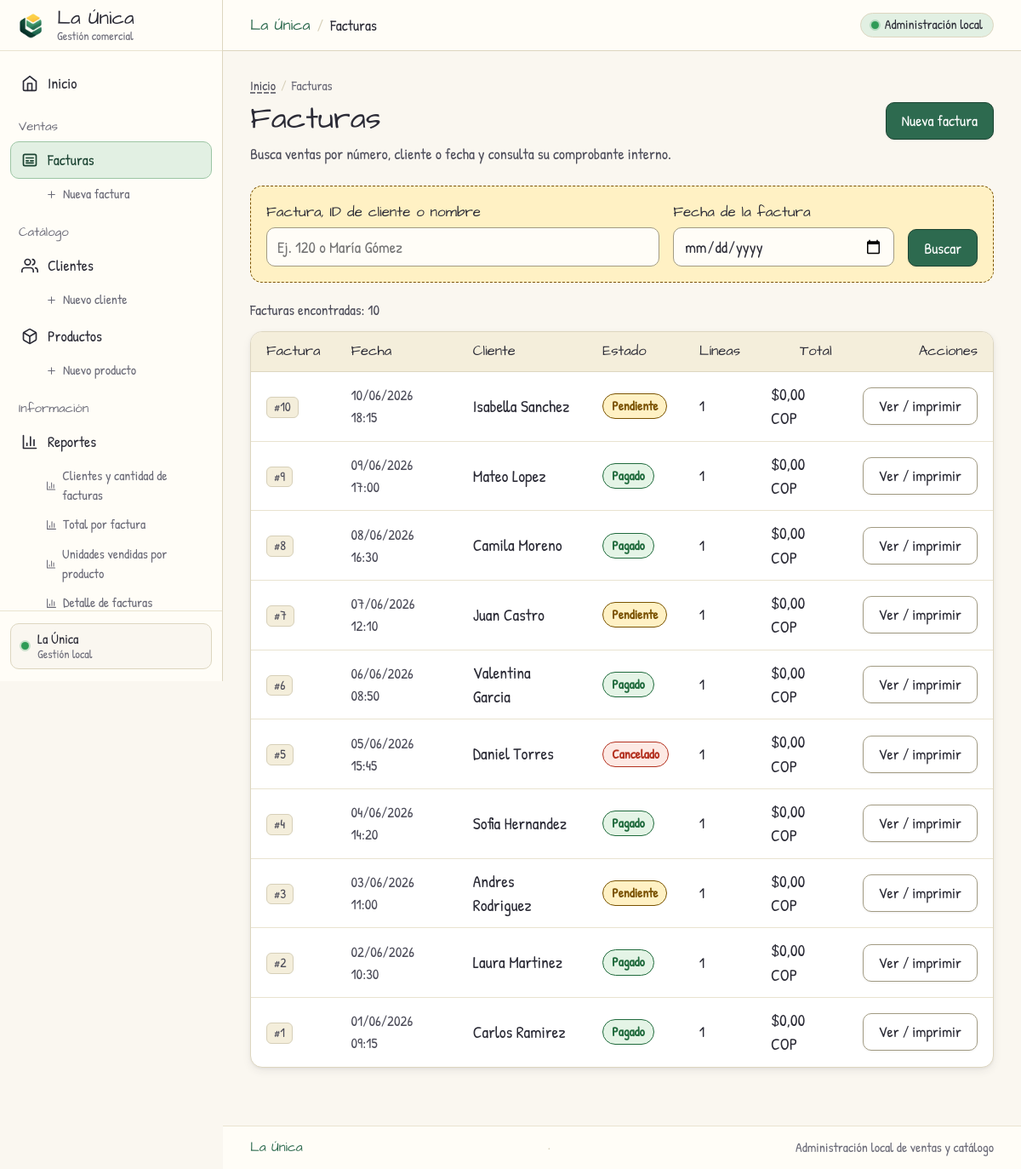
The app's page /php/facturas/ver_facturas.php, older data.
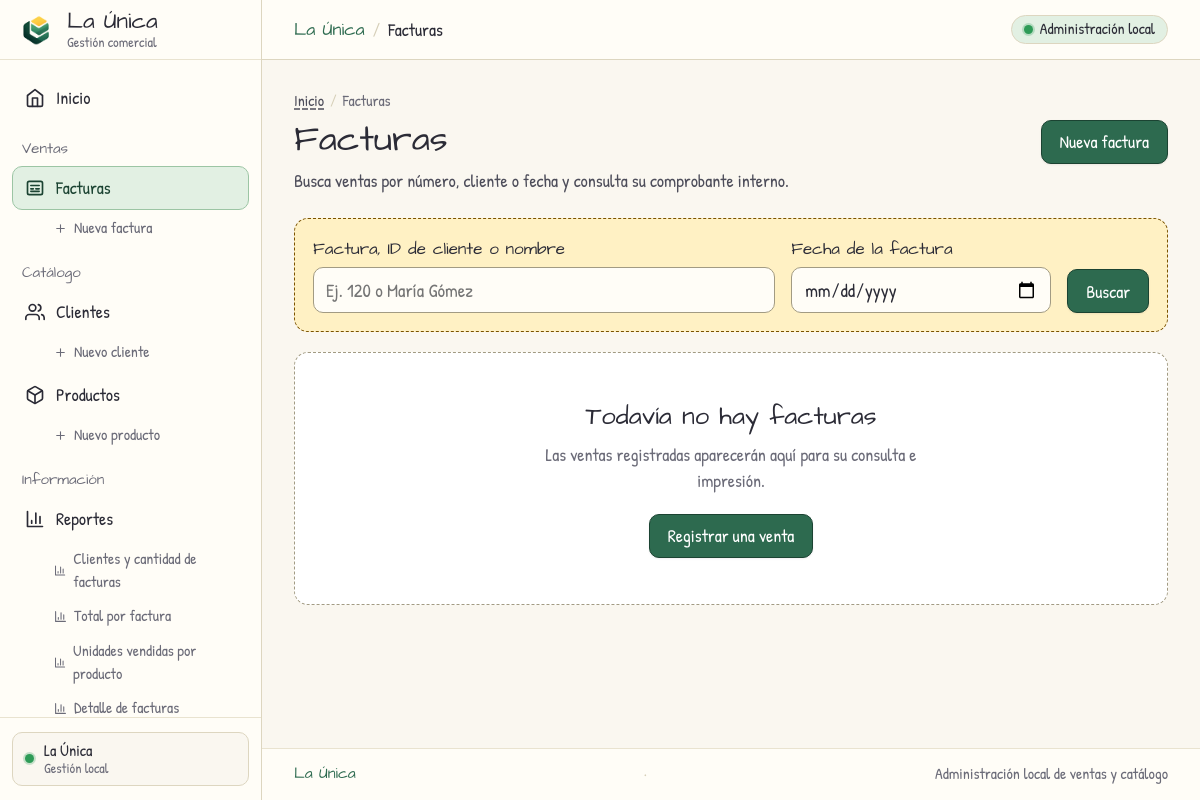
The same page, newer data.
### tables this page shows
CREATE TABLE facturas (
    id_factura INT AUTO_INCREMENT PRIMARY KEY,
    id_cliente INT NOT NULL,
    estado_factura ENUM('Pagado', 'Cancelado', 'Pendiente') DEFAULT 'Pendiente',
    fecha_factura DATETIME DEFAULT (CURRENT_TIMESTAMP),
    FOREIGN KEY (id_cliente) REFERENCES clientes(id_cliente)
);

CREATE TABLE clientes (
    id_cliente INT PRIMARY KEY,
    nombre VARCHAR(100) NOT NULL,
    fecha_registro DATE DEFAULT (CURRENT_DATE)
);

### php/config/entorno.php (called while the page is built, shortened)
<?php
$scriptDir = str_replace('\\', '/', dirname((string)($_SERVER['SCRIPT_NAME'] ?? '/')));
$baseUrl = preg_replace('#/php/[a-z_]+$#', '', $scriptDir);
$baseUrl = rtrim($baseUrl, '/');
if (!function_exists('h')) {
    function h($valor): string
    {
        return htmlspecialchars((string)$valor, ENT_QUOTES | ENT_SUBSTITUTE, 'UTF-8');
    }
}

### php/config/conexion.php (called while the page is built, shortened)
<?php
require_once __DIR__ . '/entorno.php';
if (!function_exists('formatearMonedaCop')) {
    function formatearMonedaCop($valor) {
        $texto = (string)$valor;
        if (!preg_match('/^([0-9]+)(?:\.([0-9]{1,2}))?$/D', $texto, $partes)) {
            return '$0,00 COP';
        }
        $entero = ltrim($partes[1], '0');
        $entero = $entero === '' ? '0' : $entero;
        $decimales = str_pad($partes[2] ?? '', 2, '0');
        $enteroAgrupado = preg_replace('/\B(?=(\d{3})+(?!\d))/', '.', $entero);
        return '$' . $enteroAgrupado . ',' . $decimales . ' COP';
    }
}

### php/facturas/ver_facturas.php (the view, shortened to what the changed rows need)
<?php
require __DIR__ . '/../config/conexion.php';
$terminoBusqueda = $_GET['buscar'] ?? '';
$terminoBusqueda = is_string($terminoBusqueda) ? trim($terminoBusqueda) : '';
$fechaBusqueda = $_GET['fecha'] ?? '';
$fechaBusqueda = is_string($fechaBusqueda) ? trim($fechaBusqueda) : '';
$errorFiltro = '';
$errorLectura = false;
$facturas = [];
$parametros = [];
if ($errorFiltro === '') {
    $sqlFacturas = 'SELECT f.id_factura, f.id_cliente, c.nombre AS cliente, f.estado_factura, f.fecha_factura, '
        . 'COUNT(d.id_detalle_factura) AS cantidad_lineas, '
        . 'COALESCE(SUM(d.cantidad * d.precio_unitario), 0.00) AS total_factura '
        . 'FROM facturas f INNER JOIN clientes c ON c.id_cliente = f.id_cliente '
        . 'LEFT JOIN detalle_facturas d ON d.id_factura = f.id_factura';
    $sqlFacturas .= ' GROUP BY f.id_factura, f.id_cliente, c.nombre, f.estado_factura, f.fecha_factura '
        . 'ORDER BY f.fecha_factura DESC, f.id_factura DESC';
    try {
        if ($parametros === []) {
            $resultadoFacturas = $conexion->query($sqlFacturas);
        }
        $facturas = $resultadoFacturas->fetch_all(MYSQLI_ASSOC);
    } catch (Throwable $e) {
        registrarErrorServidor('leer_facturas', $e);
        $errorLectura = true;
        if (isset($consultaFacturas) && $consultaFacturas instanceof mysqli_stmt) {
            $consultaFacturas->close();
        }
    }
}
require __DIR__ . '/../includes/menu.php';
?>
<div class="encabezado-vista acciones-superiores">
    <div class="encabezado-info">
        <h1 class="encabezado-titulo">Facturas</h1>
    </div>
    <div class="encabezado-acciones">
    </div>
</div>
<form class="filtros-facturas" method="get" action="ver_facturas.php" role="search" aria-label="Buscar facturas">
    <div class="campo">
    </div>
    <div class="campo">
    </div>
    <div class="filtro-acciones">
    </div>
</form>
<?php if ($errorFiltro !== ''): ?>
    <div class="mensaje error alerta alerta-error" role="alert"><?= h($errorFiltro) ?></div>
<?php elseif ($errorLectura): ?>
    <div class="mensaje error alerta alerta-error" role="alert">No se pudieron cargar las facturas. Inténtalo de nuevo más tarde.</div>
<?php elseif ($facturas === []): ?>
    <div class="sin-datos estado-vacio" role="status">
        <h2 class="estado-vacio-titulo"><?= $terminoBusqueda !== '' || $fechaBusqueda !== '' ? 'No se encontraron facturas' : 'Todavía no hay facturas' ?></h2>
        <p class="estado-vacio-texto"><?= $terminoBusqueda !== '' || $fechaBusqueda !== '' ? 'No hay resultados con esos criterios. Prueba con otro ID, nombre o fecha.' : 'Las ventas registradas aparecerán aquí para su consulta e impresión.' ?></p>
        <?php if ($terminoBusqueda !== '' || $fechaBusqueda !== ''): ?>
            <a class="boton secundario" href="ver_facturas.php">Limpiar búsqueda</a>
        <?php else: ?>
            <a class="boton" href="crear_factura.php">Registrar una venta</a>
        <?php endif; ?>
    </div>
<?php else: ?>
    <p class="facturas-conteo" role="status">Facturas encontradas: <?= count($facturas) ?></p>
    <div class="tabla-wrap tabla-contenedor">
        <table class="tabla">
            <thead>
                <tr>
                    <th scope="col">Factura</th>
                    <th scope="col">Fecha</th>
                    <th scope="col">Cliente</th>
                    <th scope="col">Estado</th>
                    <th scope="col" class="texto-centro">Líneas</th>
                    <th scope="col" class="texto-derecha">Total</th>
                    <th scope="col" class="texto-derecha">Acciones</th>
                </tr>
            </thead>
            <tbody>
                <?php foreach ($facturas as $factura): ?>
                    <?php $fechaMostrar = is_string($factura['fecha_factura']) && $factura['fecha_factura'] !== '' ? (new DateTimeImmutable($factura['fecha_factura']))->format('d/m/Y H:i') : 'Sin fecha registrada'; ?>
                    <tr>
                        <td><span class="chip-id">#<?= (int)$factura['id_factura'] ?></span></td>
                        <td><span class="celda-fecha"><?= h($fechaMostrar) ?></span></td>
                        <td><span class="celda-destacada"><?= h($factura['cliente']) ?></span></td>
                        <td><span class="estado-factura <?= strtolower(h($factura['estado_factura'])) ?>"><?= h($factura['estado_factura']) ?></span></td>
                        <td class="texto-centro"><?= (int)$factura['cantidad_lineas'] ?></td>
                        <td class="texto-derecha celda-destacada"><?= h(formatearMonedaCop($factura['total_factura'])) ?></td>
                        <td class="texto-derecha"><a class="boton boton-secundario boton-factura-detalle" href="imprimir_factura.php?id=<?= (int)$factura['id_factura'] ?>">Ver / imprimir</a></td>
                    </tr>
                <?php endforeach; ?>
            </tbody>
        </table>
    </div>
<?php endif; ?>
<?php require __DIR__ . '/../includes/pie.php'; ?>

### php/includes/menu.php (shortened to what the changed rows need)
<?php
$catalogoReportes = catalogoReportes();
$baseUrl = $baseUrl ?? '';
$paginaActual = basename(str_replace('\\', '/', (string)($_SERVER['SCRIPT_NAME'] ?? '')));
?>
<!doctype html>
<html lang="es">
<head>
    <link rel="stylesheet" href="<?= h($baseUrl) ?>/assets/css/estilos.css">
</head>
<body class="shell-layout">
    <div class="layout-app">
        <aside id="barra-lateral" class="barra-lateral" aria-label="Menú principal de La Única">
            <div class="sidebar-cuerpo">
                <div class="sidebar-grupo">
                    <nav class="sidebar-nav" aria-label="Consultas de información">
                        <div class="nav-item-complejo">
                            <?php foreach ($catalogoReportes as $reporteNav): ?>
                                <a class="nav-subenlace<?= $paginaActual === $reporteNav['archivo'] ? ' activo' : '' ?>" href="<?= h($baseUrl) ?>/php/reportes/<?= h($reporteNav['archivo']) ?>" title="Ver reporte: <?= h($reporteNav['titulo']) ?>" <?= $paginaActual === $reporteNav['archivo'] ? ' aria-current="page"' : '' ?>>
                                    <svg width="13" height="13" viewBox="0 0 24 24" fill="none" stroke="currentColor" stroke-width="2" stroke-linecap="round" stroke-linejoin="round" aria-hidden="true">
                                        <path d="M3 3v18h18" />
                                        <path d="M18 17V9M13 17V5M8 17v-3" />
                                    </svg>
                                    <span><?= h($reporteNav['titulo']) ?></span>
                                </a>
                            <?php endforeach; ?>
                        </div>
                    </nav>
                </div>
            </div>
        </aside>
        <div class="area-principal">
            <main id="contenido-principal" class="contenedor contenedor-contenido">

Row changes from the older to the newer data that the page shows:
removed facturas: id_factura "10", fecha_factura "10/06/2026 18:15", id_cliente.nombre "Isabella Sanchez", estado_factura "Pendiente", cantidad_lineas "1", total_factura "$0,00 COP"
removed facturas: id_factura "9", fecha_factura "09/06/2026 17:00", id_cliente.nombre "Mateo Lopez", estado_factura "Pagado", cantidad_lineas "1", total_factura "$0,00 COP"
removed facturas: id_factura "8", fecha_factura "08/06/2026 16:30", id_cliente.nombre "Camila Moreno", estado_factura "Pagado", cantidad_lineas "1", total_factura "$0,00 COP"
removed facturas: id_factura "7", fecha_factura "07/06/2026 12:10", id_cliente.nombre "Juan Castro", estado_factura "Pendiente", cantidad_lineas "1", total_factura "$0,00 COP"
removed facturas: id_factura "6", fecha_factura "06/06/2026 08:50", id_cliente.nombre "Valentina Garcia", estado_factura "Pagado", cantidad_lineas "1", total_factura "$0,00 COP"
removed facturas: id_factura "5", fecha_factura "05/06/2026 15:45", id_cliente.nombre "Daniel Torres", estado_factura "Cancelado", cantidad_lineas "1", total_factura "$0,00 COP"
removed facturas: id_factura "4", fecha_factura "04/06/2026 14:20", id_cliente.nombre "Sofia Hernandez", estado_factura "Pagado", cantidad_lineas "1", total_factura "$0,00 COP"
removed facturas: id_factura "3", fecha_factura "03/06/2026 11:00", id_cliente.nombre "Andres Rodriguez", estado_factura "Pendiente", cantidad_lineas "1", total_factura "$0,00 COP"
removed facturas: id_factura "2", fecha_factura "02/06/2026 10:30", id_cliente.nombre "Laura Martinez", estado_factura "Pagado", cantidad_lineas "1", total_factura "$0,00 COP"
removed facturas: id_factura "1", fecha_factura "01/06/2026 09:15", id_cliente.nombre "Carlos Ramirez", estado_factura "Pagado", cantidad_lineas "1", total_factura "$0,00 COP"
Text that changed along with them:
count($facturas): "10" → (not shown)
text no longer shown: "Facturas encontradas: Factura Fecha Cliente Estado Líneas Total Acciones"
text now shown: "Todavía no hay facturas Las ventas registradas aparecerán aquí para su consulta e impresión. Registrar una venta"
